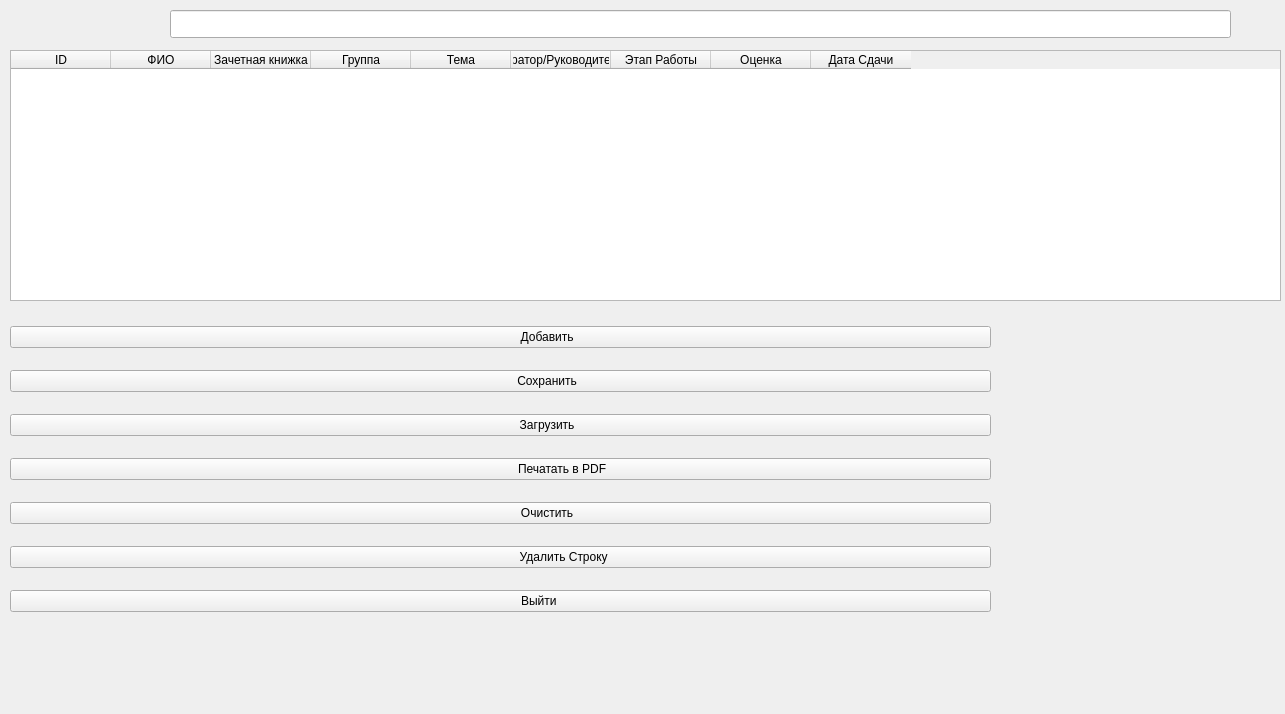
<?xml version="1.0" encoding="UTF-8"?>
<ui version="4.0">
 <class>Coursework</class>
 <widget class="QWidget" name="Coursework">
  <property name="geometry">
   <rect>
    <x>0</x>
    <y>0</y>
    <width>1285</width>
    <height>714</height>
   </rect>
  </property>
  <property name="windowTitle">
   <string>Form</string>
  </property>
  <property name="styleSheet">
   <string notr="true">/* Общий стиль для всего приложения */
QWidget {
    background-color: #1e1e2f;
    color: #e0e0e0;
    font-family: 'Segoe UI', Tahoma, Geneva, Verdana, sans-serif;
    font-size: 14px;
}

/* Группа */
QGroupBox {
    border: 1px solid #3a3f4b;
    border-radius: 8px;
    margin-top: 20px;
    padding: 12px 16px;
    background-color: #2b2b3c;
    color: #e0e0e0;
}

QGroupBox:title {
    subcontrol-origin: margin;
    subcontrol-position: top left;
    padding: 0 6px;
    font-weight: bold;
    font-size: 15px;
    color: #ffffff;
}

/* Метки */
QLabel {
    color: #d6d6d6;
    font-size: 14px;
    font-weight: 500;
    padding: 2px 4px;
}

QLabel#sectionTitle {
    font-size: 18px;
    font-weight: bold;
    color: #87cefa; /* light sky blue */
    padding: 4px 0;
}

/* Кнопки */
QPushButton {
    background-color: #4a90e2;
    color: white;
    border: none;
    border-radius: 6px;
    padding: 10px 24px 10px 40px; /* добавил слева больше, чтобы текст не прилипал к иконке */
    font-size: 15px;
    font-weight: 600;
    qproperty-iconSize: 20px 20px; /* размер иконки */
}

QPushButton:hover {
    background-color: #357ab8;
}

QPushButton:pressed {
    background-color: #2e5c9a;
}

QToolButton &gt; QLabel {
    margin-top: 8px; /* Отступ текста от иконки */
}


/* Поля ввода */
QLineEdit {
    background-color: #2e2e3e;
    color: #ffffff;
    border: 1px solid #4a4a60;
    border-radius: 6px;
    padding: 6px 10px;
    font-size: 14px;
}

QLineEdit:focus {
    border: 1px solid #4a90e2;
    background-color: #3a3a50;
}

/* Таблица */
QTableWidget {
    background-color: #262637;
    alternate-background-color: #2e2e42;
    gridline-color: #3a3f4b;
    border: 1px solid #3a3f4b;
    border-radius: 6px;
    font-size: 14px;
    color: #e0e0e0;
    selection-background-color: #4a90e2;
    selection-color: #ffffff;
}

QHeaderView::section {
    background-color: #333344;
    color: #ffffff;
    padding: 6px;
    border: none;
    font-weight: bold;
    font-size: 14px;
}

QTableCornerButton::section {
    background-color: #333344;
    border: none;
}

/* Скроллбары (для виджетов с прокруткой) */
QScrollBar:vertical {
    background: #1e1e2f;
    width: 12px;
    margin: 0px;
    border-radius: 6px;
}

QScrollBar::handle:vertical {
    background: #4a90e2;
    min-height: 20px;
    border-radius: 6px;
}

QScrollBar::add-line:vertical,
QScrollBar::sub-line:vertical {
    height: 0px;
}

QScrollBar:horizontal {
    background: #1e1e2f;
    height: 12px;
    margin: 0px;
    border-radius: 6px;
}

QScrollBar::handle:horizontal {
    background: #4a90e2;
    min-width: 20px;
    border-radius: 6px;
}

QScrollBar::add-line:horizontal,
QScrollBar::sub-line:horizontal {
    width: 0px;
}

</string>
  </property>
  <widget class="QTableWidget" name="tableWidget">
   <property name="geometry">
    <rect>
     <x>10</x>
     <y>50</y>
     <width>1271</width>
     <height>251</height>
    </rect>
   </property>
   <column>
    <property name="text">
     <string>ID</string>
    </property>
    <property name="font">
     <font>
      <stylestrategy>PreferDefault</stylestrategy>
      <kerning>false</kerning>
      <fontweight>Black</fontweight>
     </font>
    </property>
   </column>
   <column>
    <property name="text">
     <string>ФИО</string>
    </property>
   </column>
   <column>
    <property name="text">
     <string>Зачетная книжка</string>
    </property>
   </column>
   <column>
    <property name="text">
     <string>Группа</string>
    </property>
   </column>
   <column>
    <property name="text">
     <string>Тема</string>
    </property>
   </column>
   <column>
    <property name="text">
     <string>Куратор/Руководитель</string>
    </property>
   </column>
   <column>
    <property name="text">
     <string>Этап Работы</string>
    </property>
   </column>
   <column>
    <property name="text">
     <string>Оценка</string>
    </property>
   </column>
   <column>
    <property name="text">
     <string>Дата Сдачи</string>
    </property>
   </column>
  </widget>
  <widget class="QWidget" name="verticalLayoutWidget">
   <property name="geometry">
    <rect>
     <x>10</x>
     <y>310</y>
     <width>981</width>
     <height>324</height>
    </rect>
   </property>
   <layout class="QVBoxLayout" name="verticalLayout">
    <item>
     <widget class="QPushButton" name="btnAdd">
      <property name="styleSheet">
       <string notr="true">image: url(:/icons/plus.png);</string>
      </property>
      <property name="text">
       <string>                            Добавить</string>
      </property>
     </widget>
    </item>
    <item>
     <widget class="QPushButton" name="btnSave">
      <property name="styleSheet">
       <string notr="true">image: url(:/icons/Save.png);</string>
      </property>
      <property name="text">
       <string>                            Сохранить</string>
      </property>
     </widget>
    </item>
    <item>
     <widget class="QPushButton" name="btnUpload">
      <property name="styleSheet">
       <string notr="true">image: url(:/icons/Upload.png);</string>
      </property>
      <property name="text">
       <string>                            Загрузить</string>
      </property>
     </widget>
    </item>
    <item>
     <widget class="QPushButton" name="btnPrinter">
      <property name="styleSheet">
       <string notr="true">image: url(:/icons/Printer.png);</string>
      </property>
      <property name="text">
       <string>                                     Печатать в PDF</string>
      </property>
     </widget>
    </item>
    <item>
     <widget class="QPushButton" name="btnClear">
      <property name="styleSheet">
       <string notr="true">image: url(:/icons/Clear.png);</string>
      </property>
      <property name="text">
       <string>                            Очистить</string>
      </property>
     </widget>
    </item>
    <item>
     <widget class="QPushButton" name="bntDelete">
      <property name="styleSheet">
       <string notr="true">image: url(:/icons/Delete.png);</string>
      </property>
      <property name="text">
       <string>                                      Удалить Строку</string>
      </property>
     </widget>
    </item>
    <item>
     <widget class="QPushButton" name="btnBack">
      <property name="styleSheet">
       <string notr="true">image:url(:/icons/quit.png)</string>
      </property>
      <property name="text">
       <string>                       Выйти</string>
      </property>
     </widget>
    </item>
   </layout>
  </widget>
  <widget class="QLineEdit" name="lineEditFind">
   <property name="geometry">
    <rect>
     <x>170</x>
     <y>10</y>
     <width>1061</width>
     <height>28</height>
    </rect>
   </property>
  </widget>
 </widget>
 <resources/>
 <connections/>
</ui>
